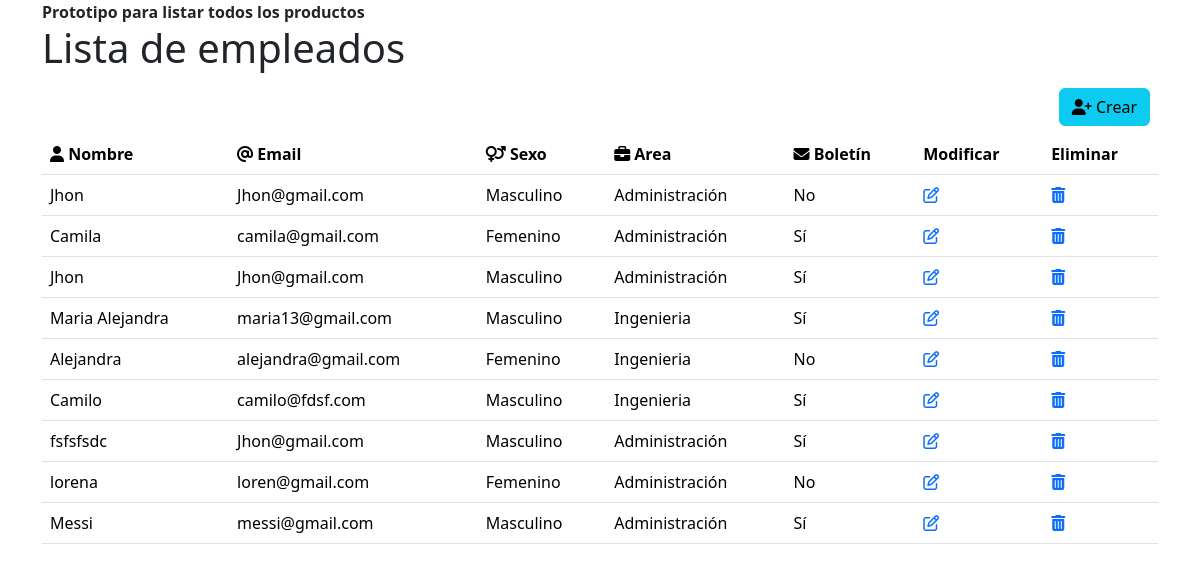
The page / on the database its author committed.
### tables this page shows
CREATE TABLE `empleados` (
  `id` int(11) NOT NULL COMMENT 'Identificador del empleado',
  `nombre` varchar(255) NOT NULL COMMENT 'Nombre completo del empleado. Campo tipo Text. Solo debe permitir letras con o sin tilde y espacios. No se admiten caracteres especiales ni números. Obligatorio',
  `email` varchar(255) NOT NULL COMMENT 'Correo electrónico del empleado. Campo de tipo Text|Email. Solo permite una estructura de correo. Obligatorio',
  `sexo` char(1) NOT NULL COMMENT 'Campo de tipo radio button. M para Masculino. F para Femenino. Obligatorio',
  `area_id` int(11) NOT NULL COMMENT 'Area de la empresa a la que pertenece el empleado. Campo de tipo select. Obligatorio',
  `boletin` int(11) NOT NULL COMMENT '1 para recibir boletín. 0 para no recibir boletin. Campo de tipo checkbox. Opcional',
  `descripcion` text NOT NULL COMMENT 'Se describe la experiencia del empleado. Campo de tipo text area. Obligatorio'
);

CREATE TABLE `areas` (
  `id` int(11) NOT NULL COMMENT 'Identificador del area',
  `nombre` varchar(255) NOT NULL COMMENT 'Nombre del area de la empresa'
);

### conexion.php (called while the page is built)
<?php
class conexion
{
    private $servidor = "localhost";
    private $usuario = "root";
    private $db = "prueba_tecnica";
    private $password = "";
    public function __construct()
    {
        try {
            $conexion = new PDO("mysql:host={$this->servidor};dbname={$this->db}", $this->usuario, $this->password);
            $conexion->setAttribute(PDO::ATTR_ERRMODE, PDO::ERRMODE_EXCEPTION);
            return $conexion;
        } catch (PDOException $error) {
            echo "Error" . $error->getMessage();
        }
    }
}

### Empleados/Modelo/empleados.php (called while the page is built, shortened)
<?php
require_once(__DIR__ . '/../../conexion.php');
class empleado extends conexion
{
    public function __construct()
    {
        $this->conexion = parent::__construct();
    }
    public function getEmpleados()
    {
        $rows = null;
        $statement = $this->conexion->prepare("SELECT a.id, a.nombre, a.email, a.sexo, b.nombre AS area, a.boletin FROM empleados AS a
                                            INNER JOIN areas AS b ON a.area_id = b.id");
        $statement->execute();
        while ($result = $statement->fetch()) {
            $rows[] = $result;
        }
        return $rows;
    }
}

### index.php (the view, shortened to what this page needs)
<?php
require_once('Empleados/Modelo/empleados.php');
$modeloEmpleado = new empleado();
$empleados = $modeloEmpleado->getEmpleados();
?>
<!DOCTYPE html>
<html lang="en">
<head>
    <link rel="stylesheet" href="https://cdnjs.cloudflare.com/ajax/libs/font-awesome/6.5.2/css/all.min.css">
    <link href="https://cdn.jsdelivr.net/npm/bootstrap@5.3.3/dist/css/bootstrap.min.css" rel="stylesheet">
    <link rel="stylesheet" href="General/css/style.css">
    <link rel="stylesheet" href="https://cdnjs.cloudflare.com/ajax/libs/sweetalert/1.1.3/sweetalert.min.css">
</head>
<body>
    <div class="container">
        <div>
            <strong>Prototipo para listar todos los productos</strong>
            <h1>Lista de empleados</h1>
        </div>
        <div class="derecha">
            <div class="col p-2">
                <a href="form.php"><button type="button" class="btn btn-info" title="Crear"><i class="fa-solid fa-user-plus"></i> Crear</button></a>
            </div>
        </div>
        <table class="table">
            <thead>
                <tr>
                    <th scope="col"><i class="fa-solid fa-user"></i> Nombre</th>
                    <th scope="col"><i class="fa-solid fa-at"></i> Email</th>
                    <th scope="col"><i class="fa-solid fa-venus-mars"></i> Sexo</th>
                    <th scope="col"><i class="fa-solid fa-briefcase"></i> Area</th>
                    <th scope="col"><i class="fa-solid fa-envelope"></i> Boletín</th>
                    <th scope="col">Modificar</th>
                    <th scope="col">Eliminar</th>
                </tr>
            </thead>
            <tbody>
                <?php
                if ($empleados != null) {
                    foreach ($empleados as $empleado) {
                ?>
                        <tr>
                            <td><?php echo $empleado['nombre'] ?></td>
                            <td><?php echo $empleado['email'] ?></td>
                            <?php
                            if ($empleado['sexo'] == 'F') {
                            ?>
                                <td>Femenino</td>
                            <?php
                            } else {
                            ?>
                                <td>Masculino</td>
                            <?php
                            }
                            ?>
                            <td><?php echo $empleado['area'] ?></td>
                            <?php
                            if ($empleado['boletin'] == 1) {
                            ?>
                                <td>Sí</td>
                            <?php
                            } else {
                            ?>
                                <td>No</td>
                            <?php
                            }
                            ?>
                            <td><a href="javascript:void(0);" onclick="modalEditarEmpleado('<?php echo $empleado['id']; ?>')"><i class="fa-regular fa-pen-to-square"></i> </a> </td>
                            <td><a href="javascript:void(0);" onclick="modalEliminar('<?php echo $empleado['id']; ?>')"><i class="fa-solid fa-trash-can"></i> </a> </td>
                        </tr>
                <?php
                    }
                }
                ?>
            </tbody>
        </table>
    </div>
</body>
</html>

### General/css/style.css (style rules this page uses)
.derecha { text-align: right; }

### rows shown on the page
empleados: nombre "Jhon", email "Jhon@gmail.com", sexo "Masculino", area.nombre "Administración", boletin "No"
empleados: nombre "Camila", email "camila@gmail.com", sexo "Femenino", area.nombre "Administración", boletin "Sí"
empleados: nombre "Jhon", email "Jhon@gmail.com", sexo "Masculino", area.nombre "Administración", boletin "Sí"
empleados: nombre "Maria Alejandra", email "maria13@gmail.com", sexo "Masculino", area.nombre "Ingenieria", boletin "Sí"
empleados: nombre "Alejandra", email "alejandra@gmail.com", sexo "Femenino", area.nombre "Ingenieria", boletin "No"
empleados: nombre "Camilo", email "camilo@fdsf.com", sexo "Masculino", area.nombre "Ingenieria", boletin "Sí"
empleados: nombre "fsfsfsdc", email "Jhon@gmail.com", sexo "Masculino", area.nombre "Administración", boletin "Sí"
empleados: nombre "lorena", email "loren@gmail.com", sexo "Femenino", area.nombre "Administración", boletin "No"
empleados: nombre "Messi", email "messi@gmail.com", sexo "Masculino", area.nombre "Administración", boletin "Sí"
